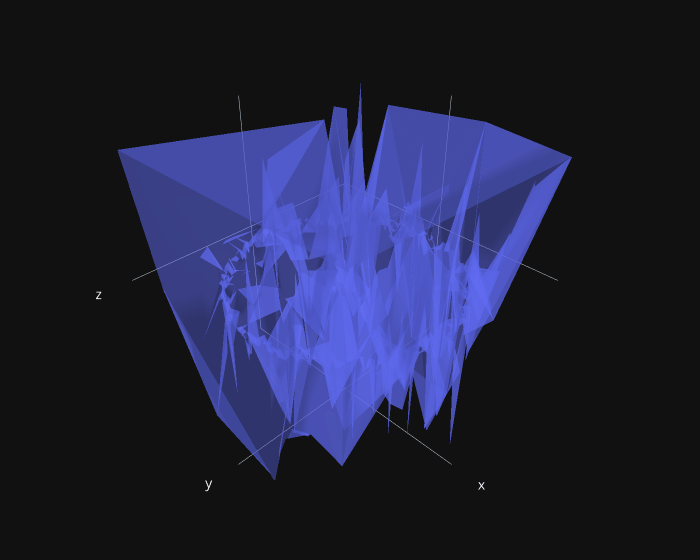

Notebook cell for this chart:
### Code cell
import plotly.graph_objects as go
import numpy as np
np.random.seed(1)

plot_range = [-2048,2048]

fig = go.Figure(
    data=[go.Mesh3d(
        x=(df.X),
        y=(df.Z),
        z=(df.Y),
        opacity=0.5
        )]
        )

fig.update_layout(
    scene = dict(
        xaxis = dict(
            showline=False,            
            showbackground=False,            
            showgrid=False,            
            showticklabels=False,            
            showaxeslabels=False,            
            ),
        yaxis = dict(
            showline=False,            
            showbackground=False,            
            showgrid=False,            
            showticklabels=False,            
            showaxeslabels=False,
            ),
        zaxis = dict(
            showline=False,            
            showbackground=False,            
            showgrid=False,            
            showticklabels=False,            
            showaxeslabels=False,
            ),
        ),
    template='plotly_dark',
    width=700,
    margin=dict(r=20, l=10, b=10, t=10))

fig.show()

### Figure 1 — Plotly figure (JSON) as saved in the notebook; plotly's stock layout.template omitted (floating-point values rounded to 4 significant figures; data arrays with more than 128 entries replaced by an {"elided": "..."} marker saying what was removed)
{"data": [{"opacity": 0.5, "type": "mesh3d", "x": {"elided": "2188 int values"}, "y": {"elided": "2188 int values"}, "z": {"elided": "2188 int values"}}], "layout": {"margin": {"b": 10, "l": 10, "r": 20, "t": 10}, "scene": {"xaxis": {"showaxeslabels": false, "showbackground": false, "showgrid": false, "showline": false, "showticklabels": false}, "yaxis": {"showaxeslabels": false, "showbackground": false, "showgrid": false, "showline": false, "showticklabels": false}, "zaxis": {"showaxeslabels": false, "showbackground": false, "showgrid": false, "showline": false, "showticklabels": false}}, "width": 700}}
